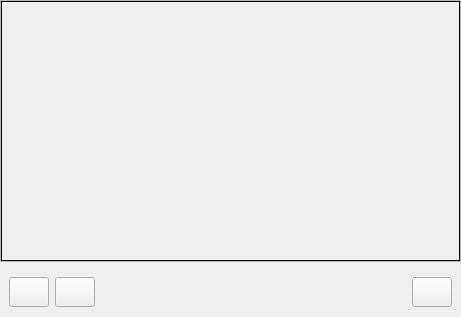
<?xml version="1.0" encoding="UTF-8"?>
<ui version="4.0">
 <class>Monitor</class>
 <widget class="QWidget" name="Monitor">
  <property name="enabled">
   <bool>true</bool>
  </property>
  <property name="geometry">
   <rect>
    <x>0</x>
    <y>0</y>
    <width>461</width>
    <height>317</height>
   </rect>
  </property>
  <property name="windowTitle">
   <string>Form</string>
  </property>
  <layout class="QHBoxLayout" name="horizontalLayout">
   <property name="spacing">
    <number>0</number>
   </property>
   <property name="leftMargin">
    <number>0</number>
   </property>
   <property name="topMargin">
    <number>0</number>
   </property>
   <property name="rightMargin">
    <number>0</number>
   </property>
   <property name="bottomMargin">
    <number>0</number>
   </property>
   <item>
    <layout class="QVBoxLayout" name="display">
     <property name="spacing">
      <number>0</number>
     </property>
     <item>
      <widget class="QFrame" name="labelFrame">
       <property name="minimumSize">
        <size>
         <width>300</width>
         <height>260</height>
        </size>
       </property>
       <property name="frameShape">
        <enum>QFrame::StyledPanel</enum>
       </property>
       <property name="frameShadow">
        <enum>QFrame::Raised</enum>
       </property>
       <layout class="QHBoxLayout" name="horizontalLayout_2">
        <property name="spacing">
         <number>0</number>
        </property>
        <property name="leftMargin">
         <number>0</number>
        </property>
        <property name="topMargin">
         <number>0</number>
        </property>
        <property name="rightMargin">
         <number>0</number>
        </property>
        <property name="bottomMargin">
         <number>0</number>
        </property>
        <item>
         <widget class="QLabel" name="displayLab">
          <property name="minimumSize">
           <size>
            <width>300</width>
            <height>260</height>
           </size>
          </property>
          <property name="frameShape">
           <enum>QFrame::Box</enum>
          </property>
          <property name="text">
           <string/>
          </property>
         </widget>
        </item>
       </layout>
      </widget>
     </item>
     <item>
      <widget class="QFrame" name="menuFrame">
       <property name="sizePolicy">
        <sizepolicy hsizetype="Expanding" vsizetype="Preferred">
         <horstretch>0</horstretch>
         <verstretch>0</verstretch>
        </sizepolicy>
       </property>
       <property name="minimumSize">
        <size>
         <width>0</width>
         <height>55</height>
        </size>
       </property>
       <property name="maximumSize">
        <size>
         <width>500</width>
         <height>55</height>
        </size>
       </property>
       <layout class="QHBoxLayout" name="horizontalLayout_3">
        <property name="sizeConstraint">
         <enum>QLayout::SetMaximumSize</enum>
        </property>
        <item>
         <widget class="QPushButton" name="setupButton">
          <property name="minimumSize">
           <size>
            <width>20</width>
            <height>30</height>
           </size>
          </property>
          <property name="text">
           <string/>
          </property>
          <property name="icon">
           <iconset resource="../resources/surveillance.qrc">
            <normaloff>:/icon/setup.png</normaloff>:/icon/setup.png</iconset>
          </property>
          <property name="iconSize">
           <size>
            <width>40</width>
            <height>30</height>
           </size>
          </property>
         </widget>
        </item>
        <item>
         <widget class="QPushButton" name="captureButton">
          <property name="minimumSize">
           <size>
            <width>20</width>
            <height>30</height>
           </size>
          </property>
          <property name="text">
           <string/>
          </property>
          <property name="icon">
           <iconset resource="../resources/surveillance.qrc">
            <normaloff>:/icon/camera.png</normaloff>:/icon/camera.png</iconset>
          </property>
          <property name="iconSize">
           <size>
            <width>40</width>
            <height>30</height>
           </size>
          </property>
         </widget>
        </item>
        <item>
         <spacer name="horizontalSpacer">
          <property name="orientation">
           <enum>Qt::Horizontal</enum>
          </property>
          <property name="sizeType">
           <enum>QSizePolicy::MinimumExpanding</enum>
          </property>
          <property name="sizeHint" stdset="0">
           <size>
            <width>40</width>
            <height>20</height>
           </size>
          </property>
         </spacer>
        </item>
        <item>
         <widget class="QPushButton" name="deleteButton">
          <property name="minimumSize">
           <size>
            <width>20</width>
            <height>30</height>
           </size>
          </property>
          <property name="text">
           <string/>
          </property>
          <property name="icon">
           <iconset resource="../resources/surveillance.qrc">
            <normaloff>:/icon/minus-circle.png</normaloff>:/icon/minus-circle.png</iconset>
          </property>
          <property name="iconSize">
           <size>
            <width>30</width>
            <height>25</height>
           </size>
          </property>
         </widget>
        </item>
       </layout>
      </widget>
     </item>
    </layout>
   </item>
  </layout>
 </widget>
 <resources>
  <include location="../resources/surveillance.qrc"/>
 </resources>
 <connections/>
</ui>
